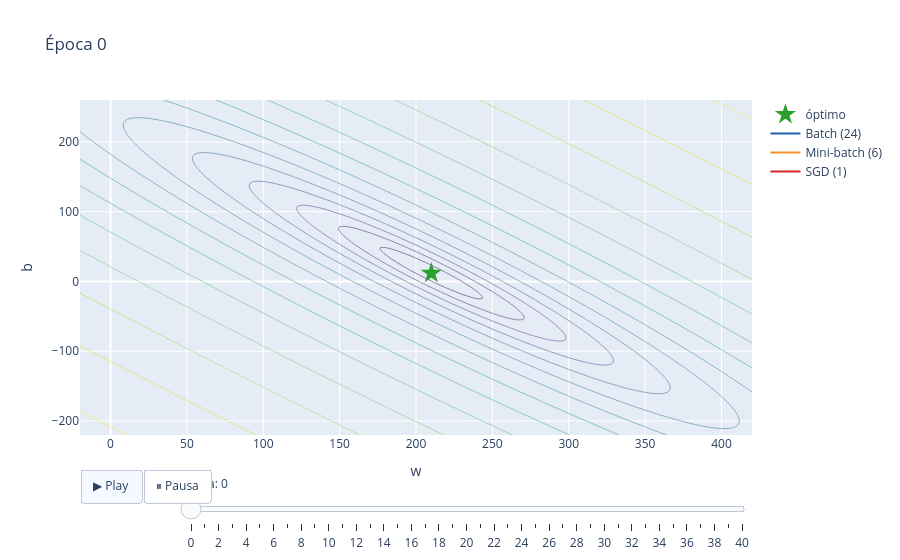

The code cell stored with this chart in its notebook:
### Markdown cell above
## 8. Batch, Mini-batch y Stochastic Gradient Descent

Hasta ahora, en cada paso usamos **todos** los ejemplos para calcular el gradiente (**Batch GD**). Con millones de filas eso es caro. Las alternativas:

| Variante | Ejemplos por paso | Pasos por época | Camino |
|---|---|---|---|
| **Batch GD** | todos ($m$) | 1 | suave y preciso |
| **Mini-batch GD** | un lote (ej. 32, 64, 256) | $m$ / lote | algo ruidoso |
| **Stochastic GD (SGD)** | 1 | $m$ | muy ruidoso, pero avanza rápido |

Una **época** = una pasada completa por los datos. En la práctica (deep learning, XGBoost por dentro, etc.) se usan casi siempre **mini-batches**.

### 🎬 Animación · Las tres variantes con el mismo presupuesto de épocas

### Code cell
def gd_por_lotes(x, y, alpha, epocas, batch_size, seed=0):
    rng_b = np.random.default_rng(seed); w, b = 0., 0.
    camino = [[(w, b)]]   # lista por época
    for _ in range(epocas):
        idx = rng_b.permutation(len(x)); puntos = []
        for s in range(0, len(x), batch_size):
            lote = idx[s:s + batch_size]
            dw, db = _gradiente(x[lote], y[lote], w, b)
            w, b = w - alpha * dw, b - alpha * db
            puntos.append((w, b))
        camino.append(puntos)
    return camino

EPOCAS, ALPHA_B = 40, 0.3
variantes = {"Batch (24)": (24, AZUL), "Mini-batch (6)": (6, NARANJA), "SGD (1)": (1, ROJO)}
caminos = {k: gd_por_lotes(x_train, y_train, ALPHA_B, EPOCAS, bs) for k, (bs, _) in variantes.items()}

def _acum(camino, e):
    pts = [p for ep in camino[: e + 1] for p in ep]; return np.array(pts)

figb = go.Figure()
figb.add_trace(go.Contour(x=_wg, y=_bg, z=np.log10(JJ), colorscale="Viridis", showscale=False, contours=dict(coloring="lines"), hoverinfo="skip"))
figb.add_trace(go.Scatter(x=[W_OPT], y=[B_OPT], mode="markers", marker=dict(symbol="star", size=16, color=VERDE), name="óptimo"))
for k, (bs, col) in variantes.items():
    P = _acum(caminos[k], 0); figb.add_trace(go.Scatter(x=P[:, 0], y=P[:, 1], mode="lines", line=dict(color=col, width=2), name=k))
figb.frames = [go.Frame(name=str(e), traces=[2, 3, 4], data=[go.Scatter(x=_acum(caminos[k], e)[:, 0], y=_acum(caminos[k], e)[:, 1]) for k in variantes],
                        layout=go.Layout(title_text=f"Época {e} · actualizaciones: Batch={e}, Mini-batch={4*e}, SGD={24*e}")) for e in range(EPOCAS + 1)]
figb.update_layout(title="Época 0", height=560, xaxis=dict(range=W_RANGO, title="w"), yaxis=dict(range=B_RANGO, title="b"),
    updatemenus=[dict(type="buttons", direction="left", x=0, y=-0.1, xanchor="left", buttons=[
        dict(label="▶ Play", method="animate", args=[None, dict(frame=dict(duration=250, redraw=True), fromcurrent=True)]),
        dict(label="⏸ Pausa", method="animate", args=[[None], dict(frame=dict(duration=0, redraw=False), mode="immediate")])])],
    sliders=[dict(x=0.15, y=-0.05, len=0.85, currentvalue=dict(prefix="época: "),
        steps=[dict(label=str(e), method="animate", args=[[str(e)], dict(frame=dict(duration=0, redraw=True), mode="immediate")]) for e in range(EPOCAS + 1)])])
figb.show()

### Figure 1 — Plotly figure (JSON) as saved in the notebook; plotly's stock layout.template omitted (floating-point values rounded to 4 significant figures; data arrays with more than 128 entries replaced by an {"elided": "..."} marker saying what was removed)
{"data": [{"colorscale": [[0, "#440154"], [0.1111, "#482878"], [0.2222, "#3e4989"], [0.3333, "#31688e"], [0.4444, "#26828e"], [0.5556, "#1f9e89"], [0.6667, "#35b779"], [0.7778, "#6ece58"], [0.8889, "#b5de2b"], [1, "#fde725"]], "contours": {"coloring": "lines"}, "hoverinfo": "skip", "showscale": false, "type": "contour", "x": {"elided": "180 float values"}, "y": {"elided": "180 float values"}, "z": {"elided": "180x180 float values"}}, {"marker": {"color": "#2ca02c", "size": 16, "symbol": "star"}, "mode": "markers", "name": "óptimo", "type": "scatter", "x": [210.0], "y": [11.91]}, {"line": {"color": "#1f5fa8", "width": 2}, "mode": "lines", "name": "Batch (24)", "type": "scatter", "x": [0.0], "y": [0.0]}, {"line": {"color": "#f28e2b", "width": 2}, "mode": "lines", "name": "Mini-batch (6)", "type": "scatter", "x": [0.0], "y": [0.0]}, {"line": {"color": "#d62728", "width": 2}, "mode": "lines", "name": "SGD (1)", "type": "scatter", "x": [0.0], "y": [0.0]}], "layout": {"height": 560, "sliders": [{"currentvalue": {"prefix": "época: "}, "len": 0.85, "steps": [{"args": [["0"], {"frame": {"duration": 0, "redraw": true}, "mode": "immediate"}], "label": "0", "method": "animate"}, {"args": [["1"], {"frame": {"duration": 0, "redraw": true}, "mode": "immediate"}], "label": "1", "method": "animate"}, {"args": [["2"], {"frame": {"duration": 0, "redraw": true}, "mode": "immediate"}], "label": "2", "method": "animate"}, {"args": [["3"], {"frame": {"duration": 0, "redraw": true}, "mode": "immediate"}], "label": "3", "method": "animate"}, {"args": [["4"], {"frame": {"duration": 0, "redraw": true}, "mode": "immediate"}], "label": "4", "method": "animate"}, {"args": [["5"], {"frame": {"duration": 0, "redraw": true}, "mode": "immediate"}], "label": "5", "method": "animate"}, {"args": [["6"], {"frame": {"duration": 0, "redraw": true}, "mode": "immediate"}], "label": "6", "method": "animate"}, {"args": [["7"], {"frame": {"duration": 0, "redraw": true}, "mode": "immediate"}], "label": "7", "method": "animate"}, {"args": [["8"], {"frame": {"duration": 0, "redraw": true}, "mode": "immediate"}], "label": "8", "method": "animate"}, {"args": [["9"], {"frame": {"duration": 0, "redraw": true}, "mode": "immediate"}], "label": "9", "method": "animate"}, {"args": [["10"], {"frame": {"duration": 0, "redraw": true}, "mode": "immediate"}], "label": "10", "method": "animate"}, {"args": [["11"], {"frame": {"duration": 0, "redraw": true}, "mode": "immediate"}], "label": "11", "method": "animate"}, {"args": [["12"], {"frame": {"duration": 0, "redraw": true}, "mode": "immediate"}], "label": "12", "method": "animate"}, {"args": [["13"], {"frame": {"duration": 0, "redraw": true}, "mode": "immediate"}], "label": "13", "method": "animate"}, {"args": [["14"], {"frame": {"duration": 0, "redraw": true}, "mode": "immediate"}], "label": "14", "method": "animate"}, {"args": [["15"], {"frame": {"duration": 0, "redraw": true}, "mode": "immediate"}], "label": "15", "method": "animate"}, {"args": [["16"], {"frame": {"duration": 0, "redraw": true}, "mode": "immediate"}], "label": "16", "method": "animate"}, {"args": [["17"], {"frame": {"duration": 0, "redraw": true}, "mode": "immediate"}], "label": "17", "method": "animate"}, {"args": [["18"], {"frame": {"duration": 0, "redraw": true}, "mode": "immediate"}], "label": "18", "method": "animate"}, {"args": [["19"], {"frame": {"duration": 0, "redraw": true}, "mode": "immediate"}], "label": "19", "method": "animate"}, {"args": [["20"], {"frame": {"duration": 0, "redraw": true}, "mode": "immediate"}], "label": "20", "method": "animate"}, {"args": [["21"], {"frame": {"duration": 0, "redraw": true}, "mode": "immediate"}], "label": "21", "method": "animate"}, {"args": [["22"], {"frame": {"duration": 0, "redraw": true}, "mode": "immediate"}], "label": "22", "method": "animate"}, {"args": [["23"], {"frame": {"duration": 0, "redraw": true}, "mode": "immediate"}], "label": "23", "method": "animate"}, {"args": [["24"], {"frame": {"duration": 0, "redraw": true}, "mode": "immediate"}], "label": "24", "method": "animate"}, {"args": [["25"], {"frame": {"duration": 0, "redraw": true}, "mode": "immediate"}], "label": "25", "method": "animate"}, {"args": [["26"], {"frame": {"duration": 0, "redraw": true}, "mode": "immediate"}], "label": "26", "method": "animate"}, {"args": [["27"], {"frame": {"duration": 0, "redraw": true}, "mode": "immediate"}], "label": "27", "method": "animate"}, {"args": [["28"], {"frame": {"duration": 0, "redraw": true}, "mode": "immediate"}], "label": "28", "method": "animate"}, {"args": [["29"], {"frame": {"duration": 0, "redraw": true}, "mode": "immediate"}], "label": "29", "method": "animate"}, {"args": [["30"], {"frame": {"duration": 0, "redraw": true}, "mode": "immediate"}], "label": "30", "method": "animate"}, {"args": [["31"], {"frame": {"duration": 0, "redraw": true}, "mode": "immediate"}], "label": "31", "method": "animate"}, {"args": [["32"], {"frame": {"duration": 0, "redraw": true}, "mode": "immediate"}], "label": "32", "method": "animate"}, {"args": [["33"], {"frame": {"duration": 0, "redraw": true}, "mode": "immediate"}], "label": "33", "method": "animate"}, {"args": [["34"], {"frame": {"duration": 0, "redraw": true}, "mode": "immediate"}], "label": "34", "method": "animate"}, {"args": [["35"], {"frame": {"duration": 0, "redraw": true}, "mode": "immediate"}], "label": "35", "method": "animate"}, {"args": [["36"], {"frame": {"duration": 0, "redraw": true}, "mode": "immediate"}], "label": "36", "method": "animate"}, {"args": [["37"], {"frame": {"duration": 0, "redraw": true}, "mode": "immediate"}], "label": "37", "method": "animate"}, {"args": [["38"], {"frame": {"duration": 0, "redraw": true}, "mode": "immediate"}], "label": "38", "method": "animate"}, {"args": [["39"], {"frame": {"duration": 0, "redraw": true}, "mode": "immediate"}], "label": "39", "method": "animate"}, {"args": [["40"], {"frame": {"duration": 0, "redraw": true}, "mode": "immediate"}], "label": "40", "method": "animate"}], "x": 0.15, "y": -0.05}], "title": {"text": "Época 0"}, "updatemenus": [{"buttons": [{"args": [null, {"frame": {"duration": 250, "redraw": true}, "fromcurrent": true}], "label": "▶ Play", "method": "animate"}, {"args": [[null], {"frame": {"duration": 0, "redraw": false}, "mode": "immediate"}], "label": "⏸ Pausa", "method": "animate"}], "direction": "left", "type": "buttons", "x": 0, "xanchor": "left", "y": -0.1}], "xaxis": {"range": [-20, 420], "title": {"text": "w"}}, "yaxis": {"range": [-220, 260], "title": {"text": "b"}}}}
